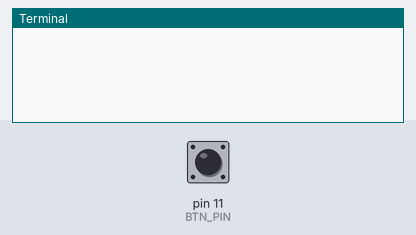
Bench run of a program on a simulated Raspberry Pi (header pin numbers). Shown: the last lines printed to the terminal. The test bench sets the inputs (shaded band); at power-on: pin 11 (BTN_PIN) HIGH. The camera gives no picture and a still takes 0.5 s.

Above: at 1.2 s.
1.3 s: pin 11 (BTN_PIN) pulled LOW for 0.15 s
At 1.7 s:
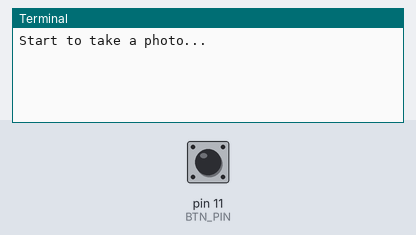
At 2.2 s:
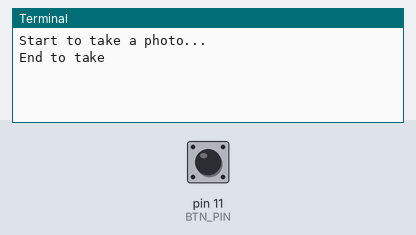

The program:

push_button_take_photo.py
```python
# (licence header left out)
import RPi.GPIO as GPIO
import time
import picamera

GPIO.setmode(GPIO.BOARD)
BTN_PIN = 11
GPIO.setup(BTN_PIN, GPIO.IN)

def callback_function(channel):
    print("Start to take a photo...")
    with picamera.PiCamera() as camera:
        # Camera warm-up time
        #time.sleep(2)
        # The default resolution is 1280x800
        camera.capture('image.jpg')
    print("End to take")

try:
    GPIO.add_event_detect(BTN_PIN, GPIO.FALLING, callback=callback_function, bouncetime=2000)

    while True:
        time.sleep(10)

except KeyboardInterrupt:
    print "Exception: KeyboardInterrupt"

finally:
    GPIO.cleanup()
```

Measured:
- after the input at 1.3 s, the terminal: prints a new line at once (image 1)
